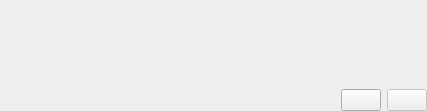
<?xml version="1.0" encoding="UTF-8"?>
<ui version="4.0">
 <class>IncidenceAttachmentEditor</class>
 <widget class="QWidget" name="IncidenceAttachmentEditor">
  <property name="geometry">
   <rect>
    <x>0</x>
    <y>0</y>
    <width>427</width>
    <height>111</height>
   </rect>
  </property>
  <layout class="QGridLayout" name="gridLayout">
   <property name="margin">
    <number>0</number>
   </property>
   <item row="0" column="0" rowspan="2" colspan="3">
    <widget class="QWidget" name="mAttachmentViewPlaceHolder" native="true"/>
   </item>
   <item row="2" column="1">
    <widget class="QPushButton" name="mAddButton">
     <property name="sizePolicy">
      <sizepolicy hsizetype="Fixed" vsizetype="Fixed">
       <horstretch>0</horstretch>
       <verstretch>0</verstretch>
      </sizepolicy>
     </property>
     <property name="toolTip">
      <string extracomment="@info:tooltip">Add an attachment</string>
     </property>
     <property name="whatsThis">
      <string extracomment="@info:whatsthis">Shows a dialog used to select an attachment to add to this event or to-do as link or as inline data.</string>
     </property>
     <property name="text">
      <string/>
     </property>
    </widget>
   </item>
   <item row="2" column="2">
    <widget class="QPushButton" name="mRemoveButton">
     <property name="enabled">
      <bool>false</bool>
     </property>
     <property name="sizePolicy">
      <sizepolicy hsizetype="Fixed" vsizetype="Fixed">
       <horstretch>0</horstretch>
       <verstretch>0</verstretch>
      </sizepolicy>
     </property>
     <property name="toolTip">
      <string extracomment="@info:tooltip">Remove the selected attachment</string>
     </property>
     <property name="whatsThis">
      <string extracomment="@info:whatsthis">Removes the attachment selected in the list above from this event or to-do.</string>
     </property>
     <property name="text">
      <string/>
     </property>
    </widget>
   </item>
   <item row="2" column="0">
    <spacer name="horizontalSpacer">
     <property name="orientation">
      <enum>Qt::Horizontal</enum>
     </property>
     <property name="sizeHint" stdset="0">
      <size>
       <width>40</width>
       <height>20</height>
      </size>
     </property>
    </spacer>
   </item>
  </layout>
 </widget>
 <resources/>
 <connections/>
</ui>
